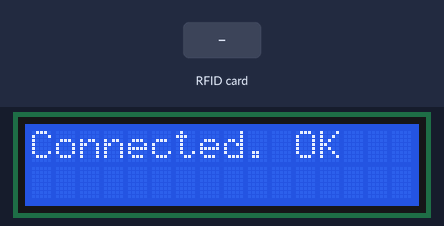
A sketch run on a simulated ESP32. On the bench: 16×2 character LCD. The test bench sets the inputs (shaded band). WiFi joins after 1.5 s; servers stay silent unless stated; what the sketch prints to the serial monitor is not drawn.

Above: at 7.4 s.
At 10.5 s:
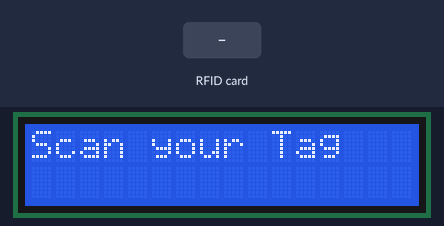
10.6 s: RFID card 5E 7A 19 C4 held to the reader
At 12.2 s:
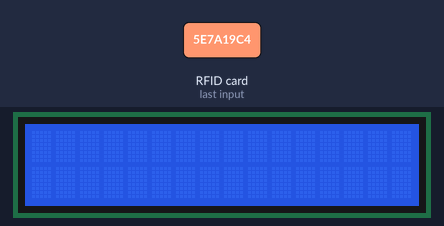
Timing chart, 0 to 13.7 s (numbered marks = the images above; inputs shaded):
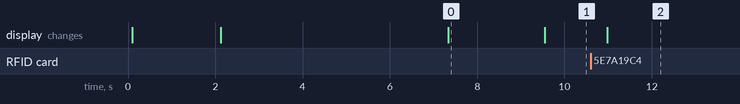

Measured:
- after the input at 10.6 s, the display: changes after 0.38 s (image 2)
- what the display in image 0 shows lasts 2.3 s, from 7.3 s to 9.6 s

The sketch:

Attendance_Processor.ino
```cpp
/* ------------------------------------------------------------------------
 * Created by: Akshyat Shah
 * Created on: 20 April, 2024
 * ------------------------------------------------------------------------
 * Download Resources
 * ------------------------------------------------------------------------
 * Preferences--> Aditional boards Manager URLs :
 * For ESP8266 and NodeMCU - Board Version 2.6.3
 * http://arduino.esp8266.com/stable/package_esp8266com_index.json
 * ------------------------------------------------------------------------*/

#include <Arduino.h>
#include <WiFi.h>
#include <SPI.h>
#include <MFRC522.h>
#include <HTTPSRedirect.h>

#include<Wire.h>
#include<LiquidCrystal_I2C.h>
LiquidCrystal_I2C lcd(0x27, 16, 2);
//---------------------------------------------------------------------------------------------------------
// Enter Google Script Deployment ID:
const char *GScriptId = "AKfycbzT5FBtmiNyqK1W7jutmZ3VDRdYt6ZIqL6AMlDsasR-u0x6JtnsYp_TDSSr_ihZrrakDA";
//---------------------------------------------------------------------------------------------------------
// Enter network credentials:
const char* ssid     = "GAYATRI5899";
const char* password = "5b5{R179";
//---------------------------------------------------------------------------------------------------------
// Enter command (insert_row or append_row) and your Google Sheets sheet name (default is Sheet1):
String payload_base =  "{\"command\": \"insert_row\", \"sheet_name\": \"Attendence\", \"values\": ";
String payload = "";
//---------------------------------------------------------------------------------------------------------
// Google Sheets setup (do not edit)
const char* host        = "script.google.com";
const int   httpsPort   = 443;
const char* fingerprint = "";
String url = String("/macros/s/") + GScriptId + "/exec";
HTTPSRedirect* client = nullptr;
//------------------------------------------------------------
// Declare variables that will be published to Google Sheets
String student_id;
String first_name;
String last_name;
//------------------------------------------------------------
int blocks[] = {4,5,6,8,9};
#define total_blocks  (sizeof(blocks) / sizeof(blocks[0]))
//------------------------------------------------------------
#define RST_PIN  27  //D3
#define SS_PIN   5  //D4
#define BUZZER   4  //D2
//------------------------------------------------------------
MFRC522 mfrc522(SS_PIN, RST_PIN);
MFRC522::MIFARE_Key key;
MFRC522::StatusCode status;
//------------------------------------------------------------
/* Be aware of Sector Trailer Blocks */
int blockNum = 2;
/* Create another array to read data from Block */
/* Legthn of buffer should be 2 Bytes more than the size of Block (16 Bytes) */
byte bufferLen = 18;
byte readBlockData[18];
//------------------------------------------------------------

/****************************************************************************************************
 * setup Function
****************************************************************************************************/
void setup() {
  //----------------------------------------------------------
  Serial.begin(9600);
  delay(10);
  Serial.println('\n');
  //----------------------------------------------------------
  SPI.begin();
  //----------------------------------------------------------
  //initialize lcd screen
  lcd.begin();
  // turn on the backlight
  lcd.backlight();
  lcd.clear();
  lcd.setCursor(0,0); //col=0 row=0
  lcd.print("Connecting to");
  lcd.setCursor(0,1); //col=0 row=0
  lcd.print("WiFi...");
  //----------------------------------------------------------
  // Connect to WiFi
  WiFi.begin(ssid, password);
  Serial.print("Connecting to ");
  Serial.print(ssid); Serial.println(" ...");

  while (WiFi.status() != WL_CONNECTED) {
    delay(1000);
    Serial.print(".");
  }
  Serial.println('\n');
  Serial.println("Connection established!");
  Serial.print("IP address:\t");
  Serial.println(WiFi.localIP());
  //----------------------------------------------------------
  // Use HTTPSRedirect class to create a new TLS connection
  client = new HTTPSRedirect(httpsPort);
  client->setInsecure();
  client->setPrintResponseBody(true);
  client->setContentTypeHeader("application/json");
  //----------------------------------------------------------
  lcd.clear();
  lcd.setCursor(0,0); //col=0 row=0
  lcd.print("Connecting to");
  lcd.setCursor(0,1); //col=0 row=0
  lcd.print("Google ");
  delay(5000);
  //----------------------------------------------------------
  Serial.print("Connecting to ");
  Serial.println(host);
  //----------------------------------------------------------
  // Try to connect for a maximum of 5 times
  bool flag = false;
  for(int i=0; i<5; i++){
    int retval = client->connect(host, httpsPort);
    //*************************************************
    if (retval == 1){
      flag = true;
      String msg = "Connected. OK";
      Serial.println(msg);
      lcd.clear();
      lcd.setCursor(0,0); //col=0 row=0
      lcd.print(msg);
      delay(2000);
      break;
    }
    //*************************************************
    else
      Serial.println("Connection failed. Retrying...");
    //*************************************************
  }
  //----------------------------------------------------------
  if (!flag){
    //____________________________________________
    lcd.clear();
    lcd.setCursor(0,0); //col=0 row=0
    lcd.print("Connection fail");
    //____________________________________________
    Serial.print("Could not connect to server: ");
    Serial.println(host);
    delay(5000);
    return;
    //____________________________________________
  }
  //----------------------------------------------------------
  delete client;    // delete HTTPSRedirect object
  client = nullptr; // delete HTTPSRedirect object
  //----------------------------------------------------------
}

/****************************************************************************************************
 * loop Function
****************************************************************************************************/
void loop() {
  //----------------------------------------------------------------
  static bool flag = false;
  if (!flag){
    client = new HTTPSRedirect(httpsPort);
    client->setInsecure();
    flag = true;
    client->setPrintResponseBody(true);
    client->setContentTypeHeader("application/json");
  }
  if (client != nullptr){
    if (!client->connected())
      {client->connect(host, httpsPort);}
  }
  else{Serial.println("Error creating client object!");}
  //----------------------------------------------------------------
  lcd.clear();
  lcd.setCursor(0,0); //col=0 row=0
  lcd.print("Scan your Tag");

  /* Initialize MFRC522 Module */
  mfrc522.PCD_Init();
  /* Look for new cards */
  /* Reset the loop if no new card is present on RC522 Reader */
  if ( ! mfrc522.PICC_IsNewCardPresent()) {return;}
  /* Select one of the cards */
  if ( ! mfrc522.PICC_ReadCardSerial()) {return;}
  /* Read data from the same block */
  Serial.println();
  Serial.println(F("Reading last data from RFID..."));
  //----------------------------------------------------------------
  String values = "", data;
  /*
  //creating payload - method 1
  //----------------------------------------------------------------
  ReadDataFromBlock(blocks[0], readBlockData); //student id
  data = String((char*)readBlockData); data.trim();
  student_id = data;
  //----------------------------------------------------------------
  ReadDataFromBlock(blocks[1], readBlockData); //first name
  data = String((char*)readBlockData); data.trim();
  first_name = data;
  //----------------------------------------------------------------
  ReadDataFromBlock(blocks[2], readBlockData); //last name
  data = String((char*)readBlockData); data.trim();
  last_name = data;
  //----------------------------------------------------------------
  ReadDataFromBlock(blocks[3], readBlockData); //phone number
  data = String((char*)readBlockData); data.trim();
  phone_number = data;
  //----------------------------------------------------------------
  ReadDataFromBlock(blocks[4], readBlockData); //address
  data = String((char*)readBlockData); data.trim();
  address = data; data = "";
  //----------------------------------------------------------------
  values = "\"" + student_id + ",";
  values += first_name + ",";
  values += last_name + ",";
  values += phone_number + ",";
  values += address + "\"}";
  //----------------------------------------------------------------*/
  //creating payload - method 2 - More efficient
  for (byte i = 0; i < total_blocks; i++) {
    ReadDataFromBlock(blocks[i], readBlockData);
    //*************************************************
    if(i == 0){
      data = String((char*)readBlockData);
      data.trim();
      student_id = data;
      values = "\"" + data + ",";
    }
    else if(i==1){
      data = String((char*)readBlockData);
      data.trim();
      first_name = data;
      values += data +  ",";
    }
    else if(i==2){
      data = String((char*)readBlockData);
      data.trim();
      last_name = data;
      values += data +  ",";
    }
    //*************************************************
    else if(i == total_blocks-1){
      data = String((char*)readBlockData);
      data.trim();
      values += data + "\"}";
    }
    //*************************************************
    else{
      data = String((char*)readBlockData);
      data.trim();
      values += data + ",";
    }
  }
  //----------------------------------------------------------------
  // Create json object string to send to Google Sheets
  // values = "\"" + value0 + "," + value1 + "," + value2 + "\"}"
  payload = payload_base + values;
  //----------------------------------------------------------------
  lcd.clear();
  lcd.setCursor(0,0); //col=0 row=0
  lcd.print("Publishing Data");
  lcd.setCursor(0,1); //col=0 row=0
  lcd.print("Please Wait...");
  //----------------------------------------------------------------
  // Publish data to Google Sheets
  Serial.println("Publishing data...");
  Serial.println(payload);
  if(!client->POST(url, host, payload)){
    // do stuff here if publish was successful
    lcd.clear();
    Serial.println("Published Successfully !!");
    lcd.setCursor(0,0); //col=0 row=0
    lcd.print(student_id);
    lcd.setCursor(0,1); //col=0 row=0
    lcd.print(first_name+ " " + last_name);
  }
  //----------------------------------------------------------------
  else{
    // do stuff here if publish was not successful
    Serial.println("Error while connecting");
    lcd.clear();
    lcd.setCursor(0,0); //col=0 row=0
    lcd.print("Failed.");
    // lcd.print("Student ID: "+student_id);
    lcd.setCursor(0,1); //col=0 row=0
    // lcd.print("Present");
    lcd.print("Try Again");
  }
  //----------------------------------------------------------------
  // a delay of several seconds is required before publishing again
  delay(5000);
}

/****************************************************************************************************
 *
****************************************************************************************************/
/****************************************************************************************************
 * ReadDataFromBlock() function
 ****************************************************************************************************/
void ReadDataFromBlock(int blockNum, byte readBlockData[])
{
  //----------------------------------------------------------------------------
  /* Prepare the ksy for authentication */
  /* All keys are set to FFFFFFFFFFFFh at chip delivery from the factory */
  for (byte i = 0; i < 6; i++) {
    key.keyByte[i] = 0xFF;
  }
  //----------------------------------------------------------------------------
  /* Authenticating the desired data block for Read access using Key A */
  status = mfrc522.PCD_Authenticate(MFRC522::PICC_CMD_MF_AUTH_KEY_A, blockNum, &key, &(mfrc522.uid));
  //----------------------------------------------------------------------------s
  if (status != MFRC522::STATUS_OK){
     Serial.print("Authentication failed for Read: ");
     Serial.println(mfrc522.GetStatusCodeName(status));
     return;
  }
  //----------------------------------------------------------------------------
  else {
    Serial.println("Authentication success");
  }
  //----------------------------------------------------------------------------
  /* Reading data from the Block */
  status = mfrc522.MIFARE_Read(blockNum, readBlockData, &bufferLen);
  if (status != MFRC522::STATUS_OK) {
    Serial.print("Reading failed: ");
    Serial.println(mfrc522.GetStatusCodeName(status));
    return;
  }
  //----------------------------------------------------------------------------
  else {
    readBlockData[16] = ' ';
    readBlockData[17] = ' ';
    Serial.println("Block was read successfully");
  }
  //----------------------------------------------------------------------------
}
```
